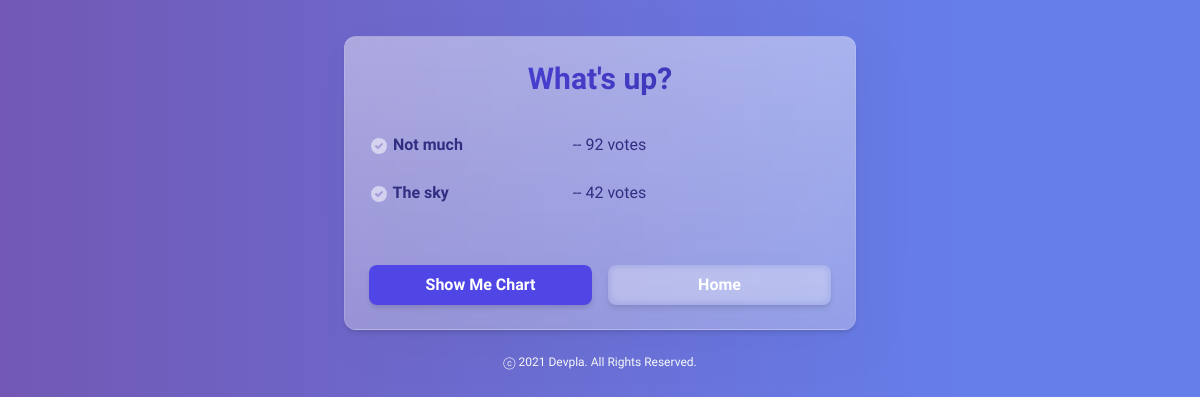
The app's page /polls/1/results/, older data.
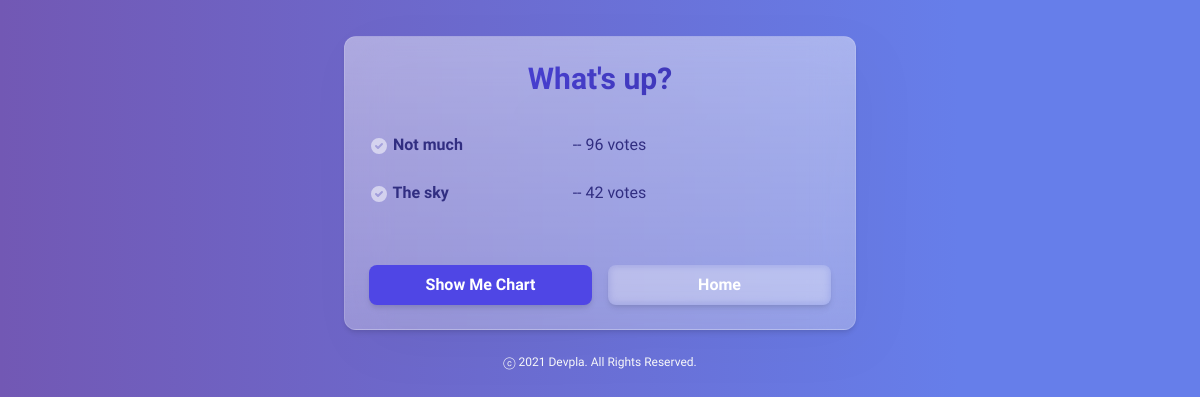
The same page, newer data.
### polls/models.py (models this page shows, shortened)
class Choice(models.Model):
    question = models.ForeignKey(Question, on_delete=models.CASCADE)
    choice_text = models.CharField(max_length=200)
    votes = models.IntegerField(default=0)

### polls/views.py (the view)
# urls.py: path('<int:pk>/results/', views.ResultsView.as_view(), name='results'),
class ResultsView(generic.DetailView):
    model = Question
    template_name = 'polls/results.html'

### polls/templates/polls/results.html (shortened to what this page needs)
<!doctype html>
<html lang="en">
<head>
  {% load static %}
  <link href="https://unpkg.com/tailwindcss@^2/dist/tailwind.min.css" rel="stylesheet">
  <link rel="stylesheet" type="text/css" href="{% static 'polls/style.css' %}">
</head>
<body class="my-bg">
<div class="mt-9 p-6 max-w-lg mx-auto rounded-xl shadow-md my-box">
  <div class="mx-auto text-3xl font-extrabold text-center">
    <h1 class="bg-clip-text text-transparent bg-gradient-to-r from-indigo-600 to-indigo-800">
    </h1>
  </div>
  <div class="mt-9 text-indigo-900">
    <ul>
    {% for choice in question.choice_set.all %}
      <li class="flex w-3/5">
        <div class="font-bold flex-1">
          <svg xmlns="http://www.w3.org/2000/svg" class="h-5 w-5 inline" viewBox="0 0 20 20" fill="#ffffff88">
            <path fill-rule="evenodd" d="M10 18a8 8 0 100-16 8 8 0 000 16zm3.707-9.293a1 1 0 00-1.414-1.414L9 10.586 7.707 9.293a1 1 0 00-1.414 1.414l2 2a1 1 0 001.414 0l4-4z" clip-rule="evenodd" />
          </svg>
          {{ choice.choice_text }}</div>
        <div class="flex-none">-- {{ choice.votes }} vote{{ choice.votes|pluralize }}</div></li><br>
    {% endfor %}
    </ul>
    <div class="grid grid-cols-2 gap-4 mt-9">
      <a href="{% url 'polls:pie-chart' question.id %}" class="rounded-lg shadow-md text-white bg-indigo-600 hover:bg-indigo-700 py-2 px-4 font-semibold text-center">
          Show Me Chart
      </a>
      <a href="{% url 'polls:index' %}" class="rounded-lg shadow-md text-white my-th hover:bg-white hover:bg-opacity-30 py-2 px-4 font-semibold text-center">
          Home
      </a>
    </div>
  </div>
</div>
<p class="mt-6 text-center text-gray-50 text-xs">
  ⓒ 2021 Devpla. All Rights Reserved.
</p>
</body>
</html>

Row changes from the older to the newer data that the page shows:
changed Choice "Not much": votes "92" → "96"
